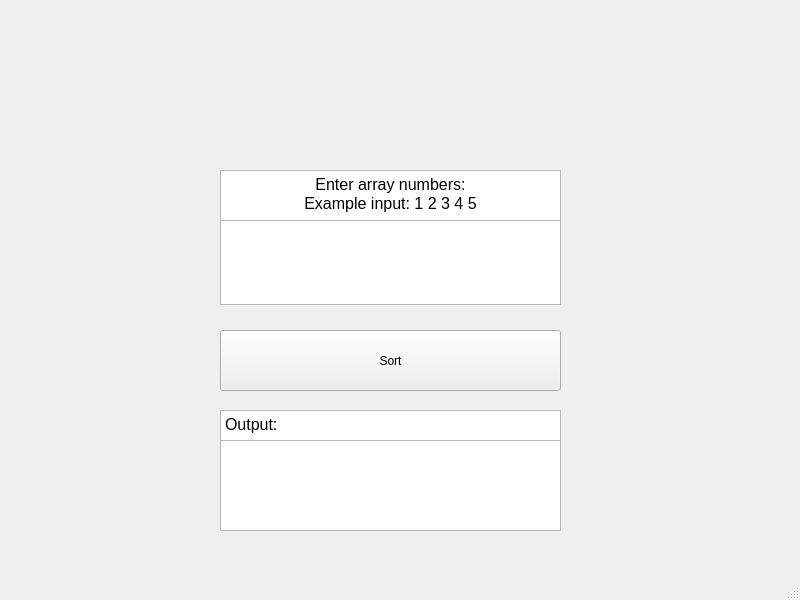
<?xml version="1.0" encoding="UTF-8"?>
<ui version="4.0">
 <class>MainWindow</class>
 <widget class="QMainWindow" name="MainWindow">
  <property name="geometry">
   <rect>
    <x>0</x>
    <y>0</y>
    <width>800</width>
    <height>600</height>
   </rect>
  </property>
  <property name="windowTitle">
   <string>MainWindow</string>
  </property>
  <widget class="QWidget" name="centralwidget">
   <widget class="QTextEdit" name="input_text">
    <property name="geometry">
     <rect>
      <x>220</x>
      <y>220</y>
      <width>341</width>
      <height>85</height>
     </rect>
    </property>
   </widget>
   <widget class="QTextBrowser" name="textBrowser">
    <property name="geometry">
     <rect>
      <x>220</x>
      <y>170</y>
      <width>341</width>
      <height>51</height>
     </rect>
    </property>
    <property name="html">
     <string>&lt;!DOCTYPE HTML PUBLIC &quot;-//W3C//DTD HTML 4.0//EN&quot; &quot;http://www.w3.org/TR/REC-html40/strict.dtd&quot;&gt;
&lt;html&gt;&lt;head&gt;&lt;meta name=&quot;qrichtext&quot; content=&quot;1&quot; /&gt;&lt;style type=&quot;text/css&quot;&gt;
p, li { white-space: pre-wrap; }
&lt;/style&gt;&lt;/head&gt;&lt;body style=&quot; font-family:'MS Shell Dlg 2'; font-size:7.8pt; font-weight:400; font-style:normal;&quot;&gt;
&lt;p align=&quot;center&quot; style=&quot; margin-top:0px; margin-bottom:0px; margin-left:0px; margin-right:0px; -qt-block-indent:0; text-indent:0px;&quot;&gt;&lt;span style=&quot; font-size:12pt;&quot;&gt;Enter array numbers:&lt;/span&gt;&lt;/p&gt;
&lt;p align=&quot;center&quot; style=&quot; margin-top:0px; margin-bottom:0px; margin-left:0px; margin-right:0px; -qt-block-indent:0; text-indent:0px;&quot;&gt;&lt;span style=&quot; font-size:12pt;&quot;&gt;Example input: 1 2 3 4 5&lt;/span&gt;&lt;/p&gt;&lt;/body&gt;&lt;/html&gt;</string>
    </property>
   </widget>
   <widget class="QPushButton" name="pushButton">
    <property name="geometry">
     <rect>
      <x>220</x>
      <y>330</y>
      <width>341</width>
      <height>61</height>
     </rect>
    </property>
    <property name="text">
     <string>Sort</string>
    </property>
   </widget>
   <widget class="QTextBrowser" name="textBrowser_2">
    <property name="geometry">
     <rect>
      <x>220</x>
      <y>410</y>
      <width>341</width>
      <height>31</height>
     </rect>
    </property>
    <property name="html">
     <string>&lt;!DOCTYPE HTML PUBLIC &quot;-//W3C//DTD HTML 4.0//EN&quot; &quot;http://www.w3.org/TR/REC-html40/strict.dtd&quot;&gt;
&lt;html&gt;&lt;head&gt;&lt;meta name=&quot;qrichtext&quot; content=&quot;1&quot; /&gt;&lt;style type=&quot;text/css&quot;&gt;
p, li { white-space: pre-wrap; }
&lt;/style&gt;&lt;/head&gt;&lt;body style=&quot; font-family:'MS Shell Dlg 2'; font-size:7.8pt; font-weight:400; font-style:normal;&quot;&gt;
&lt;p style=&quot; margin-top:0px; margin-bottom:0px; margin-left:0px; margin-right:0px; -qt-block-indent:0; text-indent:0px;&quot;&gt;&lt;span style=&quot; font-size:12pt;&quot;&gt;Output:&lt;/span&gt;&lt;/p&gt;&lt;/body&gt;&lt;/html&gt;</string>
    </property>
   </widget>
   <widget class="QTextBrowser" name="output_text">
    <property name="geometry">
     <rect>
      <x>220</x>
      <y>440</y>
      <width>341</width>
      <height>91</height>
     </rect>
    </property>
   </widget>
  </widget>
  <widget class="QMenuBar" name="menubar">
   <property name="geometry">
    <rect>
     <x>0</x>
     <y>0</y>
     <width>800</width>
     <height>20</height>
    </rect>
   </property>
  </widget>
  <widget class="QStatusBar" name="statusbar"/>
 </widget>
 <resources/>
 <connections/>
</ui>
